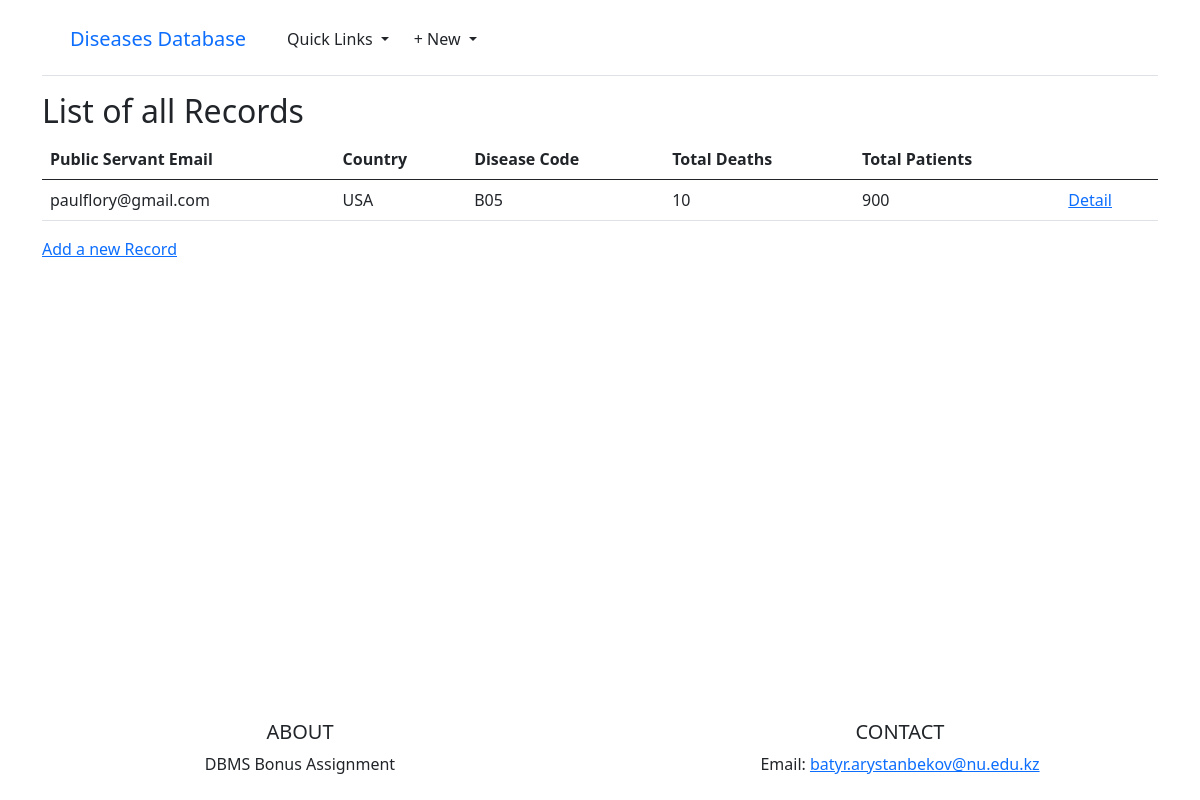
The app's page /records/ with its own data.
### objects/models.py (models this page shows, shortened)
class Record(models.Model):
    email = models.ForeignKey(PublicServant, on_delete=models.CASCADE)
    cname = models.ForeignKey(Country, on_delete=models.CASCADE)
    disease_code = models.ForeignKey(Disease, on_delete=models.CASCADE)
    total_deaths = models.PositiveIntegerField()
    total_patients = models.PositiveIntegerField()
    class Meta:
        constraints = [
            models.UniqueConstraint(
                fields=['email', 'cname', 'disease_code'], name='unique_email_cname_disease_code_combination'
            )
        ]

class PublicServant(models.Model):
    email = models.OneToOneField(User, on_delete=models.CASCADE, primary_key=True)
    department = models.CharField(max_length=20)
    def __str__(self):
        return str(self.email)

class User(models.Model):
    email = models.CharField(max_length=60, primary_key=True)
    name = models.CharField(max_length=30)
    surname = models.CharField(max_length=40)
    salary = models.PositiveIntegerField()
    phone = models.CharField(max_length=20)
    cname = models.ForeignKey(Country, on_delete=models.CASCADE)
    def __str__(self):
        return self.email

class Country(models.Model):
    class Meta:
        verbose_name_plural = "Countries"
    cname = models.CharField(max_length=50, primary_key=True)
    population = models.PositiveBigIntegerField()
    def __str__(self):
        return self.cname

class Disease(models.Model):
    disease_code = models.CharField(max_length=50, primary_key=True)
    pathogen = models.CharField(max_length=20)
    description = models.CharField(max_length=140)
    id = models.ForeignKey(DiseaseType, on_delete=models.CASCADE)
    def __str__(self):
        return self.disease_code

### objects/views.py (the view)
# urls.py: path('records/', RecordListView.as_view(), name='record_list'),
class RecordListView(ListView):
    model = Record
    template_name = 'record/record_list.html'

### templates/record/record_list.html (shortened to what this page needs)
{% extends "base.html" %}
{% block content %}
<h2>List of all Records</h2>
<table class="table">
    <thead class="thead-dark">
      <tr>
        <th scope="col">Public Servant Email</th>
        <th scope="col">Country</th>
        <th scope="col">Disease Code</th>
        <th scope="col">Total Deaths</th>
        <th scope="col">Total Patients</th>
        <th scope="col"></th>
      </tr>
    </thead>
    <tbody>
    {% for r in record_list %}
        <tr>
            <td>{{ r.email }}</td>
            <td>{{ r.cname }}</td>
            <td>{{ r.disease_code }}</td>
            <td>{{ r.total_deaths }}</td>
            <td>{{ r.total_patients }}</td>
            <td><a href="{% url 'record_detail' r.pk %}">Detail</a></td>
        </tr>
    {% endfor %}
    </tbody>
  </table>
  <p><a href="{% url 'record_new' %}">Add a new Record</a></p>
{% endblock content %}

### static/css/carousel.css (style rules this page uses)
body { padding-top: 0.2rem; padding-bottom: 0.5rem; color: #5a5a5a; }

### records on screen
Record: email "paulflory@gmail.com", cname "USA", disease_code "B05", total_deaths "10", total_patients "900"
